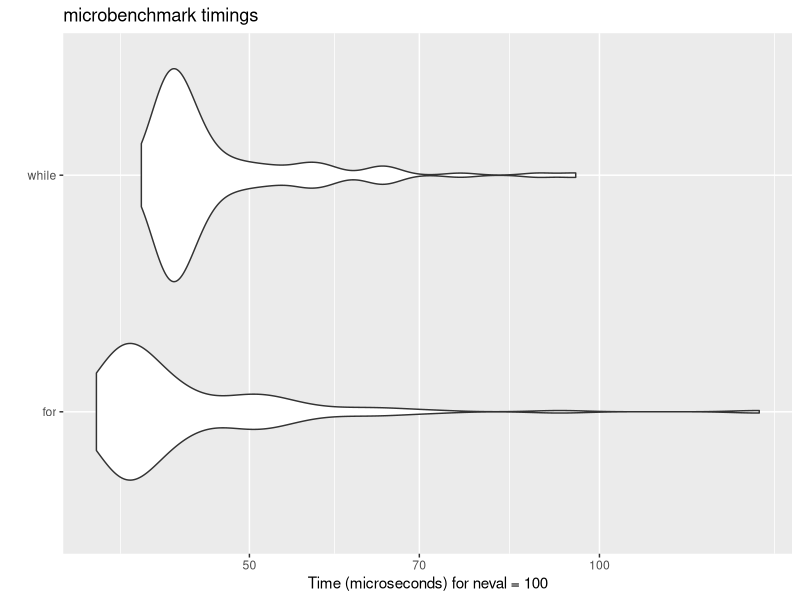
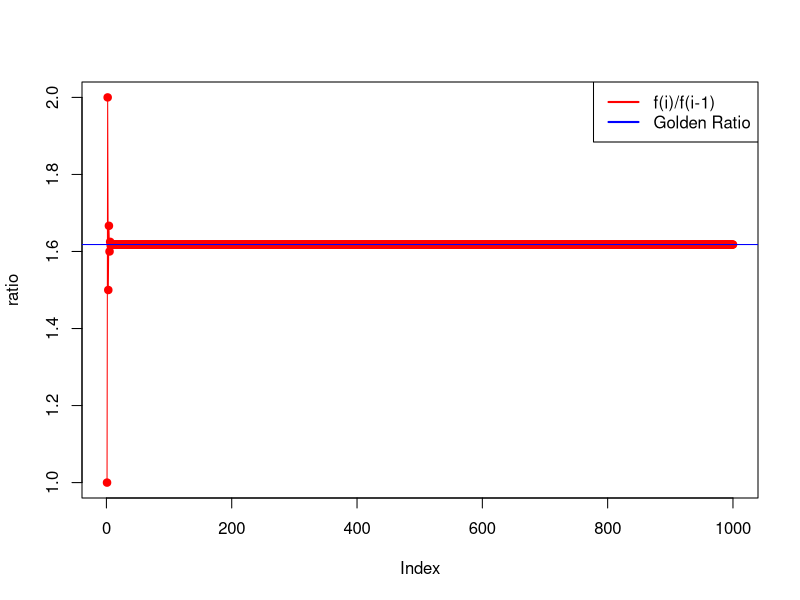

Reproduce these figures in R, in order.
## ---- chunk 1
knitr::opts_chunk$set(echo = TRUE)
## ---- chunk 2
set.seed(1234)
library(microbenchmark)
## ---- chunk 3
fibonacci <- function(n) {
  sequence = c(1, 1)
  if (n > 1) {
    for (i in 2:n+1) {
      sequence[i] = sequence[i-1] + sequence[i-2]
    }
  }
  sequence
}

function_for <- function(n) {
  fibseq = fibonacci(n)
  res = c()
  for (i in 1:n) {
    res[i] = fibseq[i+1]/fibseq[i]
  }
  res
}

function_while <- function(n) {
  fibseq = fibonacci(n)
  res = c()
  i = 1
  while (i <= n) {
    res[i] = fibseq[i+1]/fibseq[i]
    i = i+1
  }
  res
}
## ---- chunk 4
function_for(4)
## ---- chunk 5
function_while(4)
## ---- chunk 6
mbm <- microbenchmark("for" = {
            function_for(8)
          },
          "while" = {
            function_while(8)
          })
mbm
## ---- chunk 7
mbm <- microbenchmark("for" = {
            function_for(100)
          },
          "while" = {
            function_while(100)
          })
mbm
## ---- chunk 8
library(ggplot2)
autoplot(mbm)
## ---- chunk 9
gr = (1+sqrt(5))/2
ratio <- function_while(1000)
plot(ratio, pch=19,col='red')
lines(ratio, pch=19,col='red')
abline(h=gr, col='blue')
legend('topright', legend=c('f(i)/f(i-1)', 'Golden Ratio'), col=c('red', 'blue'), lwd=2)
## ---- chunk 10
all.equal(ratio, rep(c(gr),times=1000))
## ---- chunk 11
ratio == rep(c(gr),times=1000)
## ---- chunk 12
# a function to generate 2 numbers from 1 to 6 (simulating the rolling of 2 dices)
rollthedices <- function() {
  sum(floor(runif(2, min=1, max=6)))
}

game <- function() {
  first_point <- rollthedices()                # roll the dices for the first time
  print(first_point)
  if (first_point == 7 | first_point == 11){   # if it is 7 or 11, you win
    cat("You won: ", first_point)
  } else {                                     # otherwise we continue
    i = 1
    while (i == 1) {                           # infinity loop to throw the dice until some condition is met
      point <- rollthedices()                  # throw the dices again
      print(point)
      if (point == first_point) {              # if the sum of the dice is equal to the first roll
        cat("You won: ", point)                # you win
        i = 0
      } else if (point == 7 | point == 11) {   # if the sum is 7 or 11
        cat("You lost: ", point)               # you lose
        i = 0
      }
    }
  }
}

game()
## ---- chunk 13
foobar0 <- function(x, z) {                  # Previous code
  set.seed(1)
  x <- rnorm(100)
  z <- rnorm(100)
  if (sum(x >= .001) < 1) {
    stop("step 1 requires 1 observation(s) with value >= .001")
  }
  fit <- lm(x ~ z)
  r <- fit$residuals
  x <- sin(r) + .01
  if (sum(x >= .002) < 2) {
    stop("step 2 requires 2 observation(s) with value >= .002")
  }
  fit <- lm(x ~ z)
  r <- fit$residuals
  x <- 2 * sin(r) + .02
  if (sum(x >= .003) < 3) {
    stop("step 3 requires 3 observation(s) with value >= .003")
  }
  fit <- lm(x ~ z)
  r <- fit$residuals
  x <- 3 * sin(r) + .03
  if (sum(x >= .004) < 4) {
    stop("step 4 requires 4 observation(s) with value >= .004")
  }
  fit <- lm(x ~ z)
  r <- fit$residuals
  x <- 4 * sin(r) + .04
  x
}
## ---- chunk 14
generateInput <- function() {             # Generate the values
  set.seed(1)
  x <- rnorm(100)
  z <- rnorm(100)
  res <- list("x" = x, "z" = z)
  return(res)
}

runlm <- function(x, z, c) {              # Run the repeatable computation
  fit <- lm(x ~ z)
  r <- fit$residuals
  x <- c*100*sin(r) + c
  return(x)
}

check <- function(x, c) {                 # Check the input values
  if (sum(x >= c/100) < c) {
    stop(paste("step", c, "requires", c, "observation(s) with value >=", c/100))
  }
}

foobar <- function(x, z) {                # Rewritten function
  check(x, 1)
  x <- runlm(x, z, .01)
  check(x, 2)
  x <- runlm(x, z, .02)
  check(x, 3)
  x <- runlm(x, z, .03)
  check(x, 4)
  x <- runlm(x, z, .04)
  return(x)
}
## ---- chunk 15
inp <- generateInput()
all.equal(foobar(inp$x, inp$z), foobar0(inp$x, inp$z))
